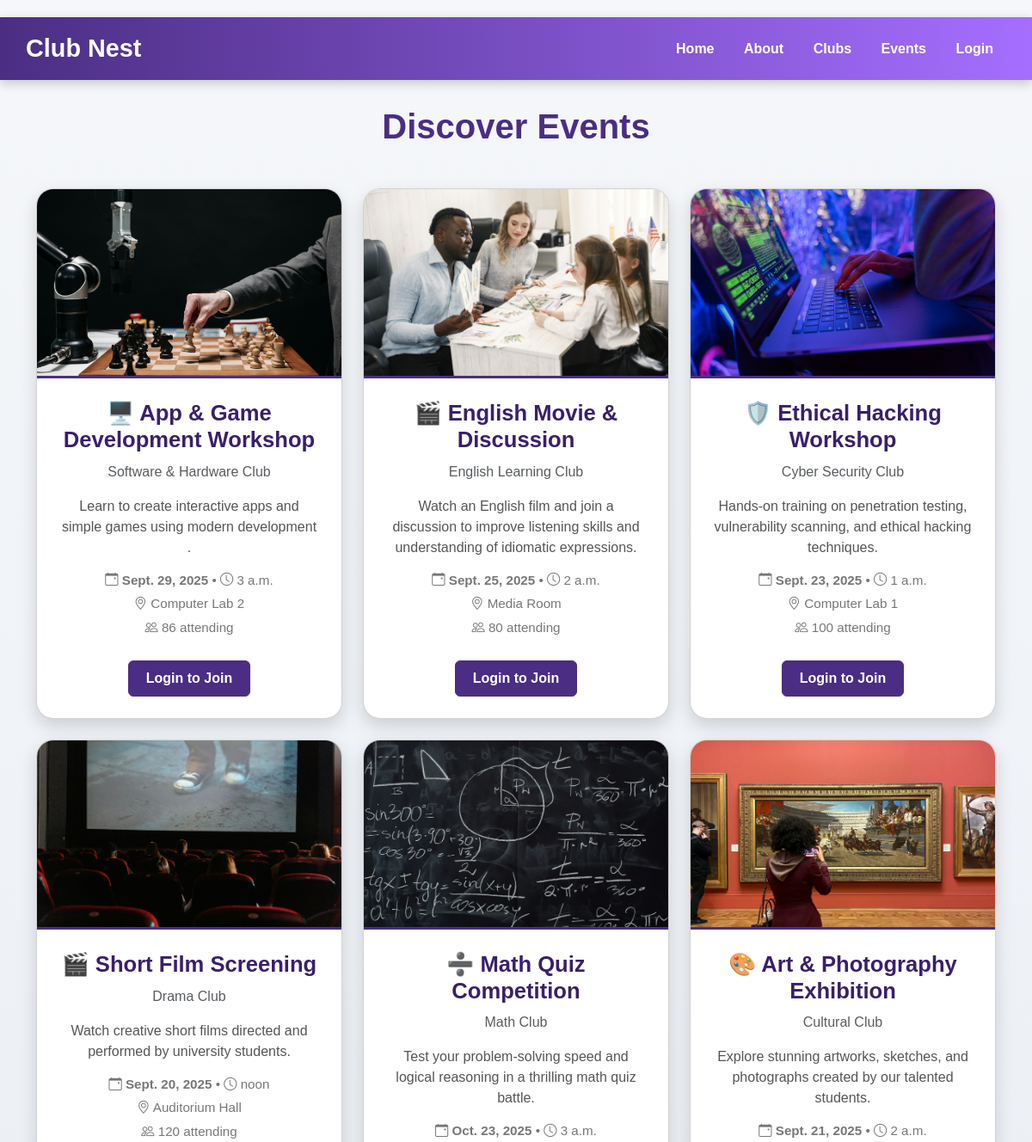
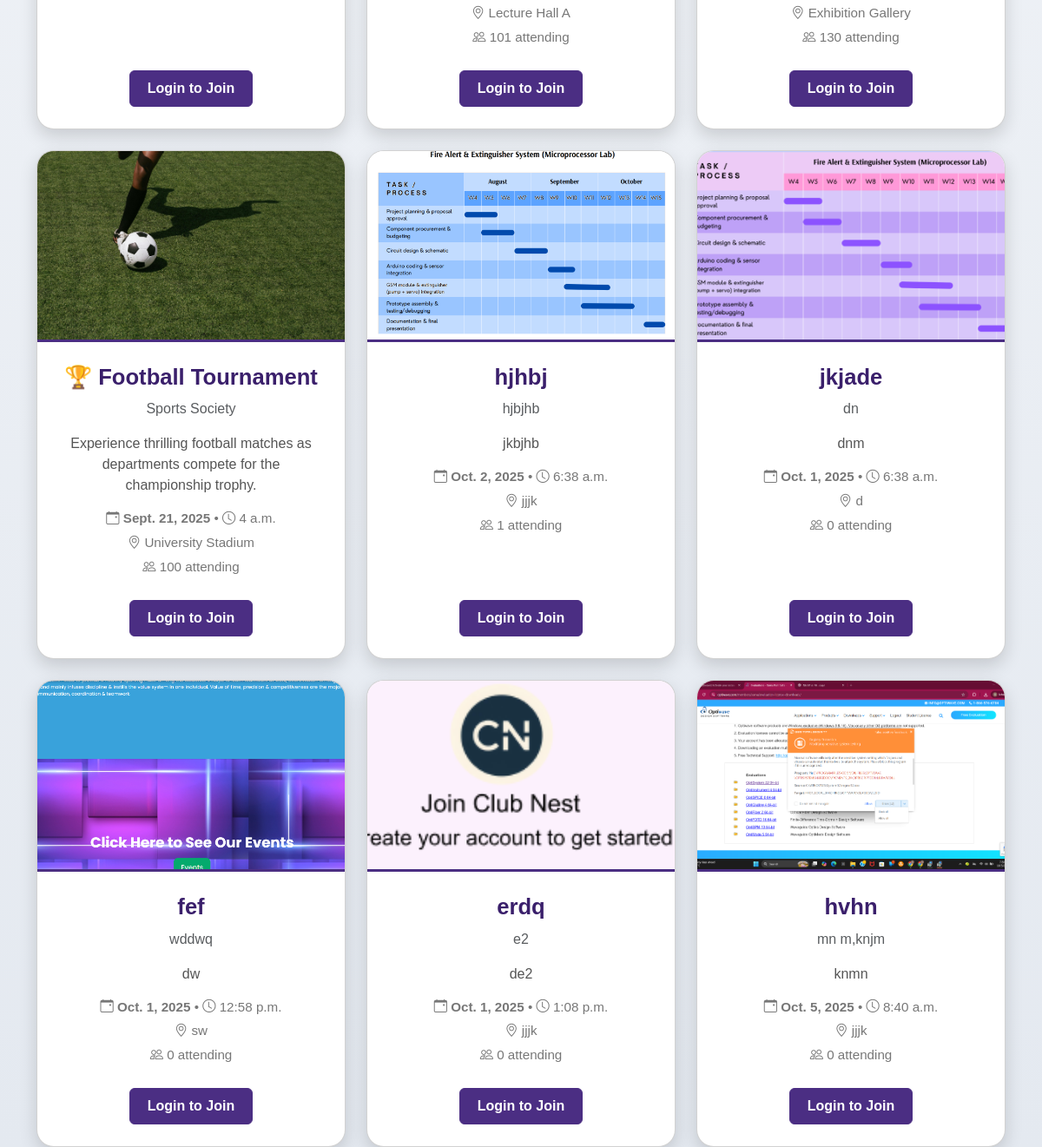
Before: /clubnest/events/ with the older database file (2 pictures, top to bottom).
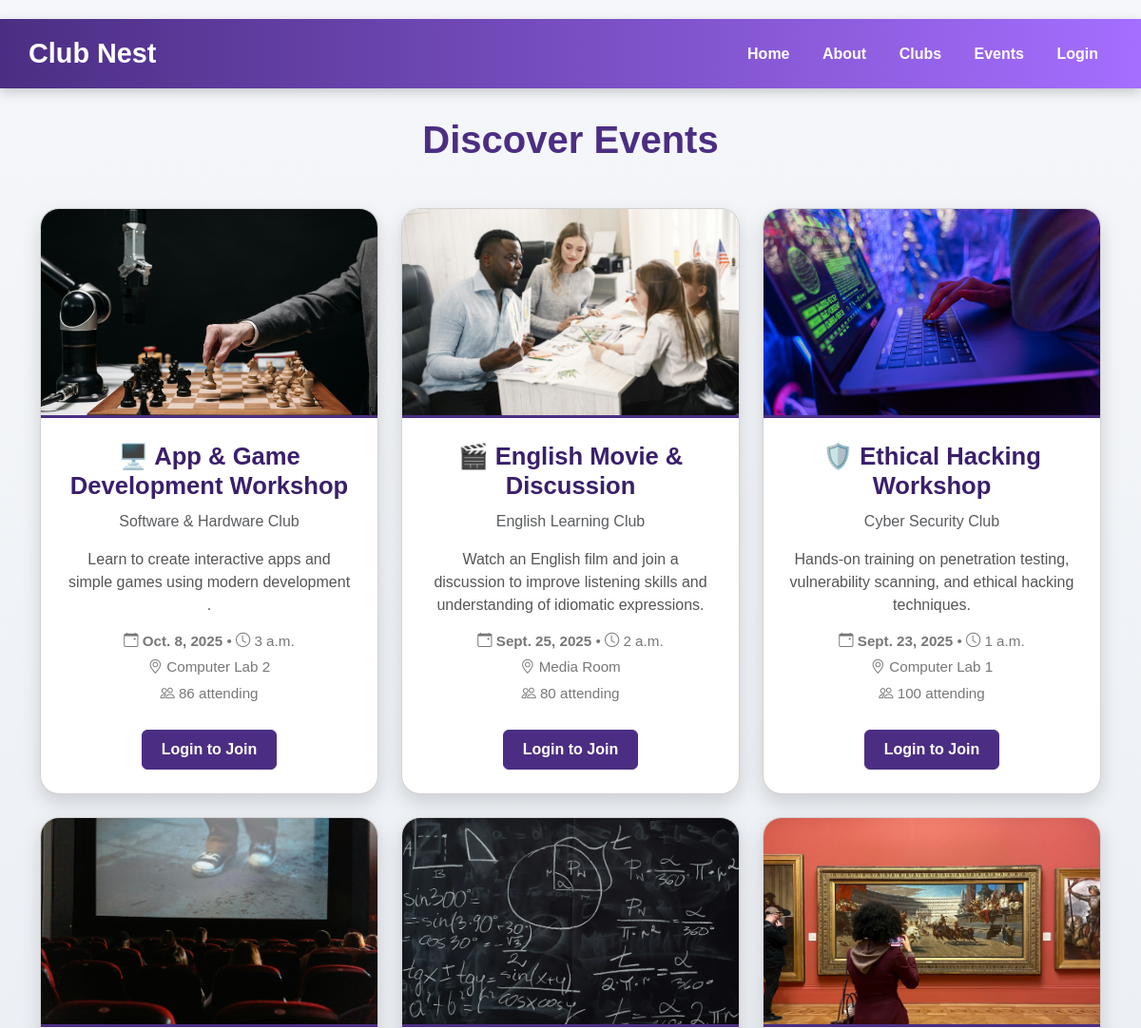
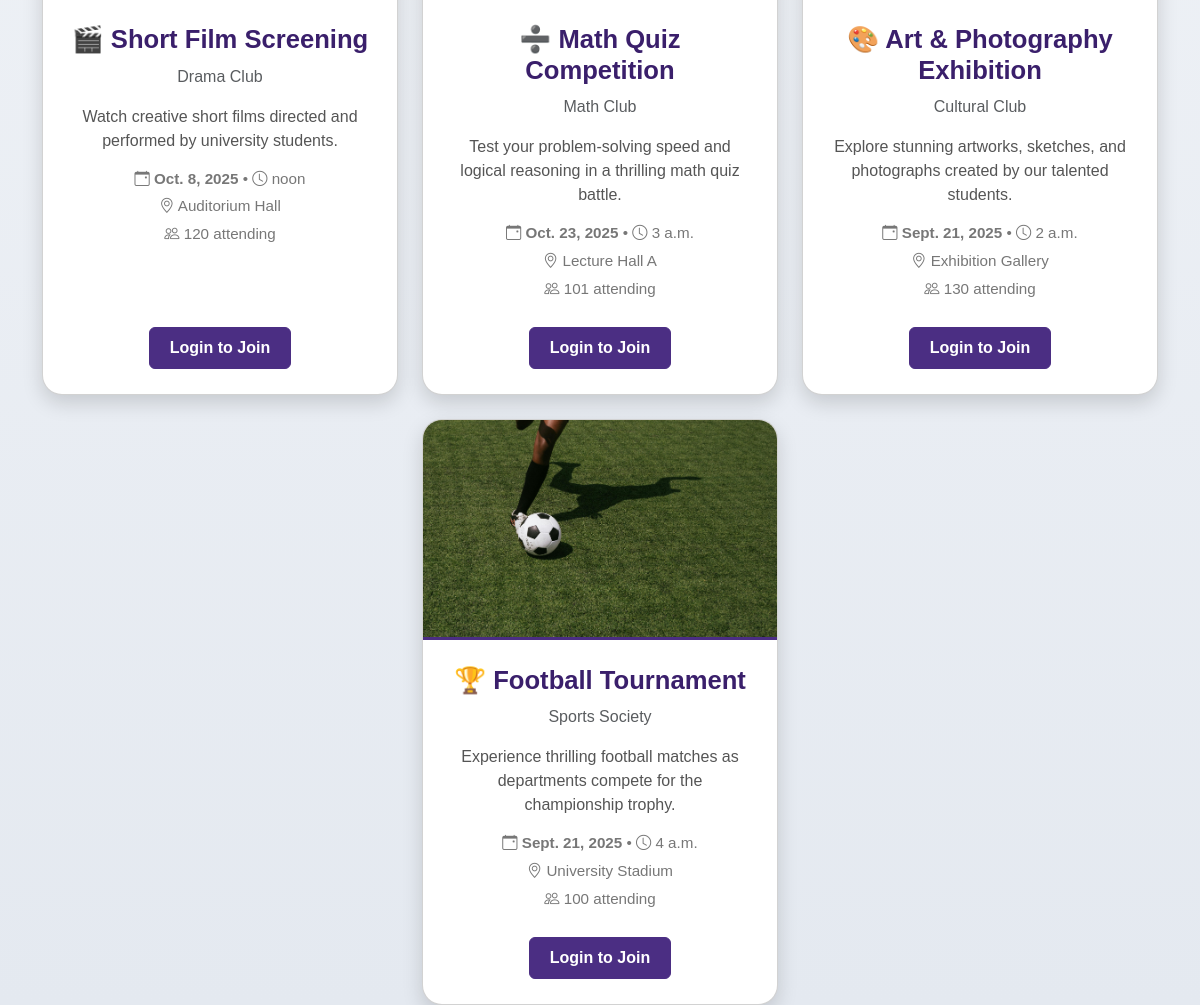
After: the same page with the newer database file (2 pictures, top to bottom).
### ClubNest/models.py (models this page shows, shortened)
class Event(models.Model):
    CATEGORY_CHOICES = [
        ('sport', 'Sport'),
        ('cultural', 'Cultural'),
        ('math', 'Math'),
        ('drama', 'Drama'),
        ('cybersecurity', 'Cyber Security'),
        ('software-hardware', 'Software & Hardware'),
        ('english-learning', 'English Learning'),
        ('debating-speaking', 'Debating & Public Speaking'),
        ('other', 'Other'),
    ]
    title = models.CharField(max_length=200)
    society = models.CharField(max_length=100, blank=True, null=True)
    description = models.TextField()
    date = models.DateField()
    time = models.TimeField()
    location = models.CharField(max_length=200)
    attendees = models.PositiveIntegerField(default=0)
    category = models.CharField(max_length=50, choices=CATEGORY_CHOICES, default='other')
    image = models.ImageField(upload_to='event_images/')
    club = models.ForeignKey(Club, on_delete=models.CASCADE, blank=True, null=True, help_text="Event organizing club")

### ClubNest/views.py (the view, shortened to what this page needs)
# urls.py: path('events/', views.events_page, name="events_page"),
def events_page(request):
    today = date.today()
    user = request.user if request.user.is_authenticated else None
    query = request.GET.get('q', '').strip()
    if query:
        events = Event.objects.filter(club__name__icontains=query)
    else:
        events = Event.objects.all()
    events_status = []
    for event in events:
        joined = attended = False
        participation_id = None
        events_status.append({
            'event': event,
            'joined': joined,
            'attended': attended,
            'participation_id': participation_id
        })
    return render(request, 'events.html', {
        'events_status': events_status,
        'today': today,
        'query': query,   # search input এর জন্য পাঠানো
    })

### templates/events.html (shortened to what this page needs)
{% load static %}
<!DOCTYPE html>
<html lang="en">
<head>
  <link href="https://cdn.jsdelivr.net/npm/bootstrap@5.3.0/dist/css/bootstrap.min.css" rel="stylesheet">
  <link href="https://cdn.jsdelivr.net/npm/bootstrap-icons@1.10.5/font/bootstrap-icons.css" rel="stylesheet">
</head>
<body>
<header>
  <div class="logo">Club Nest</div>
  <nav>
    <a href="{% url 'home' %}">Home</a>
    <a href="{% url 'about_us' %}">About</a>
    <a href="{% url 'club_list' %}">Clubs</a>
    <a href="{% url 'events_page' %}">Events</a>
    {% if user.is_authenticated %}
      <a href="{% url 'logout' %}">Logout</a>
    {% else %}
      <a href="{% url 'signin' %}">Login</a>
    {% endif %}
  </nav>
</header>
<div class="container">
  <h2 class="text-center mb-5">Discover Events</h2>
  <div class="row g-4 justify-content-center">
    {% for es in events_status %}
    {% with event=es.event %}
    <div class="col-lg-4 col-md-6">
      <div class="card event-card">
        {% if event.image %}
          <img src="{{ event.image.url }}" class="event-image" alt="{{ event.title }}">
        {% endif %}
        <div class="card-body">
          <div>
            <h5 class="card-title">{{ event.title }}</h5>
            {% if event.society %}
              <p class="text-muted">{{ event.society }}</p>
            {% endif %}
            <p class="card-text">{{ event.description|truncatewords:25 }}</p>
            <div class="event-icons mb-3">
              <p><i class="bi bi-calendar-event"></i> <b>{{ event.date }}</b> • <i class="bi bi-clock"></i> {{ event.time }}</p>
              <p><i class="bi bi-geo-alt"></i> {{ event.location }}</p>
              <p><i class="bi bi-people"></i> {{ event.attendees }} attending</p>
            </div>
          </div>
          <div>
            {% if request.user.is_authenticated %}
              {% if event.date >= today %}
                {% if not es.joined %}
                  <a href="{% url 'join_event' event.id %}" class="btn btn-dark">Join Event</a>
                {% else %}
                  <span class="badge bg-success p-2">Joined</span>
                {% endif %}
              {% else %}
                {% if es.attended %}
                  <a href="{% url 'view_certificate' es.participation_id %}" class="btn btn-success">Show Certificate</a>
                {% else %}
                  <span class="badge bg-secondary p-2">You did not attend</span>
                {% endif %}
              {% endif %}
            {% else %}
              <a href="{% url 'signin' %}" class="btn btn-dark">Login to Join</a>
            {% endif %}
          </div>
        </div>
      </div>
    </div>
    {% endwith %}
    {% empty %}
      <p class="text-center">No events available.</p>
    {% endfor %}
  </div>
</div>
</body>
</html>

### templates/events.html (style rules this page uses)
html, body { margin: 0; padding: 0; }
header { display: flex; justify-content: space-between; align-items: center; padding: 15px 30px; background: linear-gradient(90deg, #4b2e83, #a56eff); color: white; position: sticky; top: 0; z-index: 999; box-shadow: 0 4px 12px rgba(0,0,0,0.2); }
header .logo { font-size: 1.8rem; font-weight: 700; color: #fff; }
header nav a { margin: 0 15px; text-decoration: none; color: #fff; font-weight: 600; transition: color 0.3s; }
body { background: linear-gradient(to bottom, #f5f7fa, #e4e9f0); font-family: 'Arial', sans-serif; padding-top: 20px; }
h2 { font-size: 2.5rem; font-weight: 700; color: #4b2e83; margin-top: 30px; }
.row.g-4.justify-content-center > .col-lg-4, .row.g-4.justify-content-center > .col-md-6 { display: flex; }
.event-card { border-radius: 20px; overflow: hidden; box-shadow: 0 8px 20px rgba(0,0,0,0.15); transition: transform 0.3s, box-shadow 0.3s; background: #ffffff; display: flex; flex-direction: column; flex: 1; }
.event-image { height: 220px; object-fit: cover; width: 100%; border-bottom: 3px solid #4b2e83; }
.card-body { padding: 25px; text-align: center; flex: 1; display: flex; flex-direction: column; justify-content: space-between; }
.card-title { font-size: 1.6rem; font-weight: 700; color: #3a1f6b; margin-bottom: 10px; }
.card-text { font-size: 1rem; color: #555555; margin-bottom: 15px; }
.event-icons p { font-size: 0.95rem; color: #777777; margin: 5px 0; }
.btn-dark { background-color: #4b2e83; border-color: #4b2e83; font-weight: 600; font-size: 1rem; padding: 8px 20px; margin-top: 10px; }

Changed rows visible on the page:
removed Event: event.image (picture), event "hjhbj", event.society "hjbjhb", event.description "jkbjhb", event "Oct. 2, 2025", event.time "6:38 a.m.", event.location "jjjk", event.attendees "1"
removed Event: event.image (picture), event "jkjade", event.society "dn", event.description "dnm", event "Oct. 1, 2025", event.time "6:38 a.m.", event.location "d", event.attendees "0"
removed Event: event.image (picture), event "fef", event.society "wddwq", event.description "dw", event "Oct. 1, 2025", event.time "12:58 p.m.", event.location "sw", event.attendees "0"
removed Event: event.image (picture), event "erdq", event.society "e2", event.description "de2", event "Oct. 1, 2025", event.time "1:08 p.m.", event.location "jjjk", event.attendees "0"
removed Event: event.image (picture), event "hvhn", event.society "mn m,knjm", event.description "knmn", event "Oct. 5, 2025", event.time "8:40 a.m.", event.location "jjjk", event.attendees "0"
changed Event "🖥️ App & Game Development Workshop": event "Sept. 29, 2025" → "Oct. 8, 2025"
changed Event "🎬 Short Film Screening": event "Sept. 20, 2025" → "Oct. 8, 2025"
